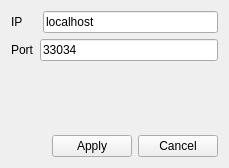
<?xml version="1.0" encoding="UTF-8"?>
<ui version="4.0">
 <class>NetworkCfg</class>
 <widget class="QWidget" name="NetworkCfg">
  <property name="geometry">
   <rect>
    <x>0</x>
    <y>0</y>
    <width>229</width>
    <height>168</height>
   </rect>
  </property>
  <property name="windowTitle">
   <string>Settings</string>
  </property>
  <layout class="QVBoxLayout" name="verticalLayout_2">
   <item>
    <layout class="QVBoxLayout" name="verticalLayout">
     <item>
      <layout class="QHBoxLayout" name="horizontalLayout_2">
       <item>
        <widget class="QLabel" name="label">
         <property name="minimumSize">
          <size>
           <width>26</width>
           <height>0</height>
          </size>
         </property>
         <property name="text">
          <string>IP</string>
         </property>
        </widget>
       </item>
       <item>
        <widget class="QLineEdit" name="IPEdit">
         <property name="text">
          <string>localhost</string>
         </property>
        </widget>
       </item>
      </layout>
     </item>
     <item>
      <layout class="QHBoxLayout" name="horizontalLayout_3">
       <item>
        <widget class="QLabel" name="label_2">
         <property name="text">
          <string>Port</string>
         </property>
        </widget>
       </item>
       <item>
        <widget class="QLineEdit" name="portEdit">
         <property name="text">
          <string>33034</string>
         </property>
        </widget>
       </item>
      </layout>
     </item>
     <item>
      <spacer name="verticalSpacer">
       <property name="orientation">
        <enum>Qt::Vertical</enum>
       </property>
       <property name="sizeHint" stdset="0">
        <size>
         <width>20</width>
         <height>40</height>
        </size>
       </property>
      </spacer>
     </item>
     <item>
      <layout class="QHBoxLayout" name="horizontalLayout">
       <item>
        <spacer name="horizontalSpacer">
         <property name="orientation">
          <enum>Qt::Horizontal</enum>
         </property>
         <property name="sizeHint" stdset="0">
          <size>
           <width>40</width>
           <height>20</height>
          </size>
         </property>
        </spacer>
       </item>
       <item>
        <widget class="QPushButton" name="applyButton">
         <property name="text">
          <string>Apply</string>
         </property>
        </widget>
       </item>
       <item>
        <widget class="QPushButton" name="cancelButton">
         <property name="text">
          <string>Cancel</string>
         </property>
        </widget>
       </item>
      </layout>
     </item>
    </layout>
   </item>
  </layout>
 </widget>
 <resources/>
 <connections/>
</ui>
